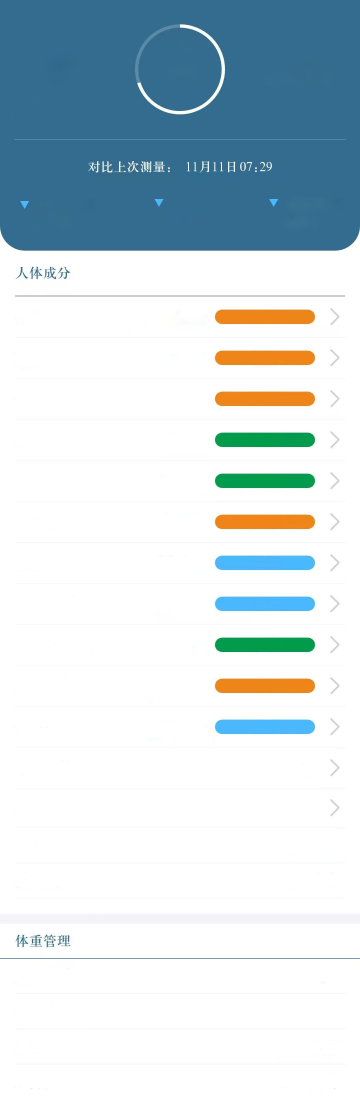
#> input picture background_templates/template_pristine.jpg, 1080 x 3342 px (shown at 1/3 size)
$ python generate_data_augment3.py
#> lines starting #> are read from the running program, lines starting #| are printed output that depends on the picture
# ===================================================================
# YOLOv8 最终战役 - 专项困难样本合成脚本
# ===================================================================
import os
import random
from PIL import Image, ImageDraw, ImageFont, ImageFilter
import numpy as np
from tqdm import tqdm

OUTPUT_DIR = "../hard_samples_dataset"
NUM_IMAGES_TO_GENERATE = 500  # 我们要用500颗“炸弹”
VALIDATION_SPLIT = 0.1
FONT_DIR = "../fonts"
ORIGINAL_IMAGE_PATH = '../background_templates/template_pristine.jpg' # <-- 【重要】提供您原始截图的路径

# --- 2. 【关键】提取真实的蓝色背景模板 ---
original_img = Image.open(ORIGINAL_IMAGE_PATH)
#> original_img is the input picture: PIL image 1080x3342 RGB; mean R, G, B 204.4, 217.9, 223.6
# 根据您的UI，手动裁剪出那块纯净的蓝色背景区域
# 这几个坐标值 (left, top, right, bottom) 您需要自己微调
blue_bar_template = original_img.crop((10, 0, 1070, 707))
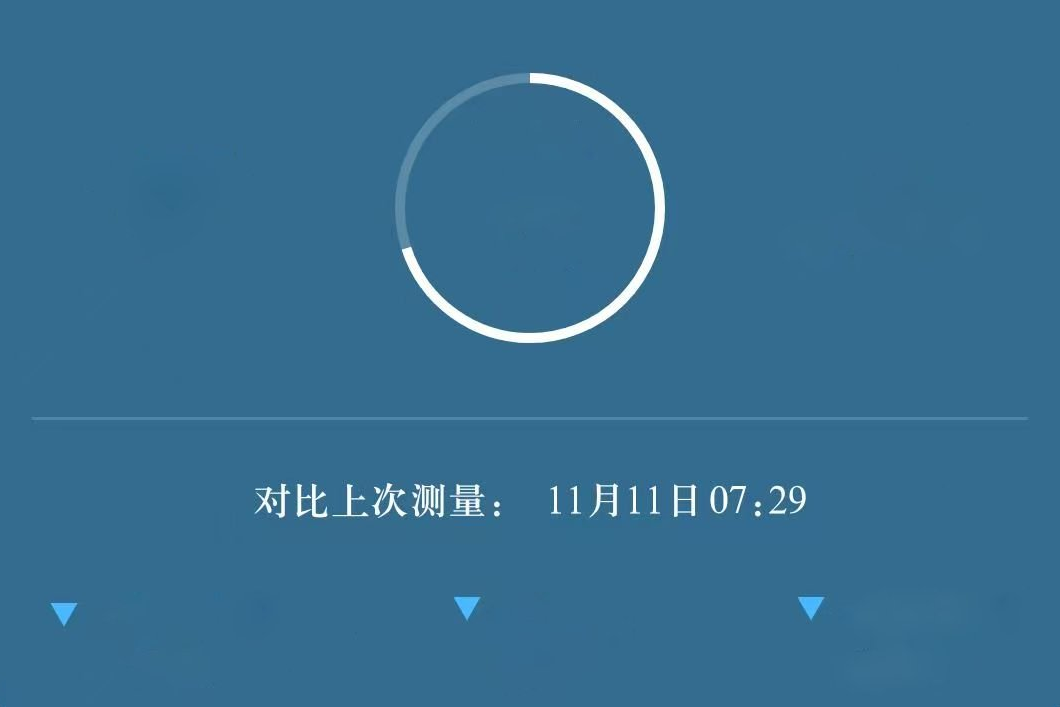
#> blue_bar_template: PIL image 1060x707 RGB; mean R, G, B 54.8, 110.1, 144.5
# --- 2. 【核心新增】: 碰撞检测函数 ---
def do_boxes_overlap(box_a, box_b, padding=10):
    """
    检查两个边界框（格式为 [x1, y1, x2, y2]）是否重叠。
    加入了padding，确保文本之间有足够的安全距离。
    """
    ax1, ay1, ax2, ay2 = box_a
    bx1, by1, bx2, by2 = box_b

    # 检查A是否在B的右边，或者B在A的右边 (考虑padding)
    if ax1 > bx2 + padding or bx1 > ax2 + padding:
        return False
    # 检查A是否在B的下边，或者B在A的下边 (考虑padding)
    if ay1 > by2 + padding or by1 > ay2 + padding:
        return False

    return True
# --- 2. 【终极修复】: 最严格的“亲自试菜”字体安全审查函数 ---
def is_font_truly_safe(font_path, required_chars):
    """
    通过直接获取字符的像素蒙版(getmask)，来100%确认字体是否支持该字符。
    """
    try:
        font = ImageFont.truetype(font_path, size=10)
        for char in required_chars:
            # getmask会尝试渲染字符。如果不支持，其返回的蒙版的size会是0。
            mask = font.getmask(char)
            if mask.size[0] == 0 or mask.size[1] == 0:
                # 只要有一个字符的蒙版是空的，就判定为不安全
                return False
        # 只有所有字符都能生成有效的像素蒙版，才判定为安全
        return True
    except Exception as e:
        # 如果字体文件本身有问题，直接判定为不安全
        # print(f"字体文件 {os.path.basename(font_path)} 读取失败: {e}") # 可选的调试信息
        return False
# --- 3. 【核心升级】: 执行最严格的审查 ---
print("🔍 开始对您的字体库进行最严格的“终极”安全审查...")

# 定义我们的“全科考试”内容：必须认识TARGET_WORDS里的所有单个字符
TARGET_WORDS = ["BMI", "脂肪", "体重", "0", "0%"]
REQUIRED_CHARS = "".join(list(set("".join(TARGET_WORDS)))) # 提取所有不重复的字符

#> (the run stopped early here; a loop or call above may not have finished)
